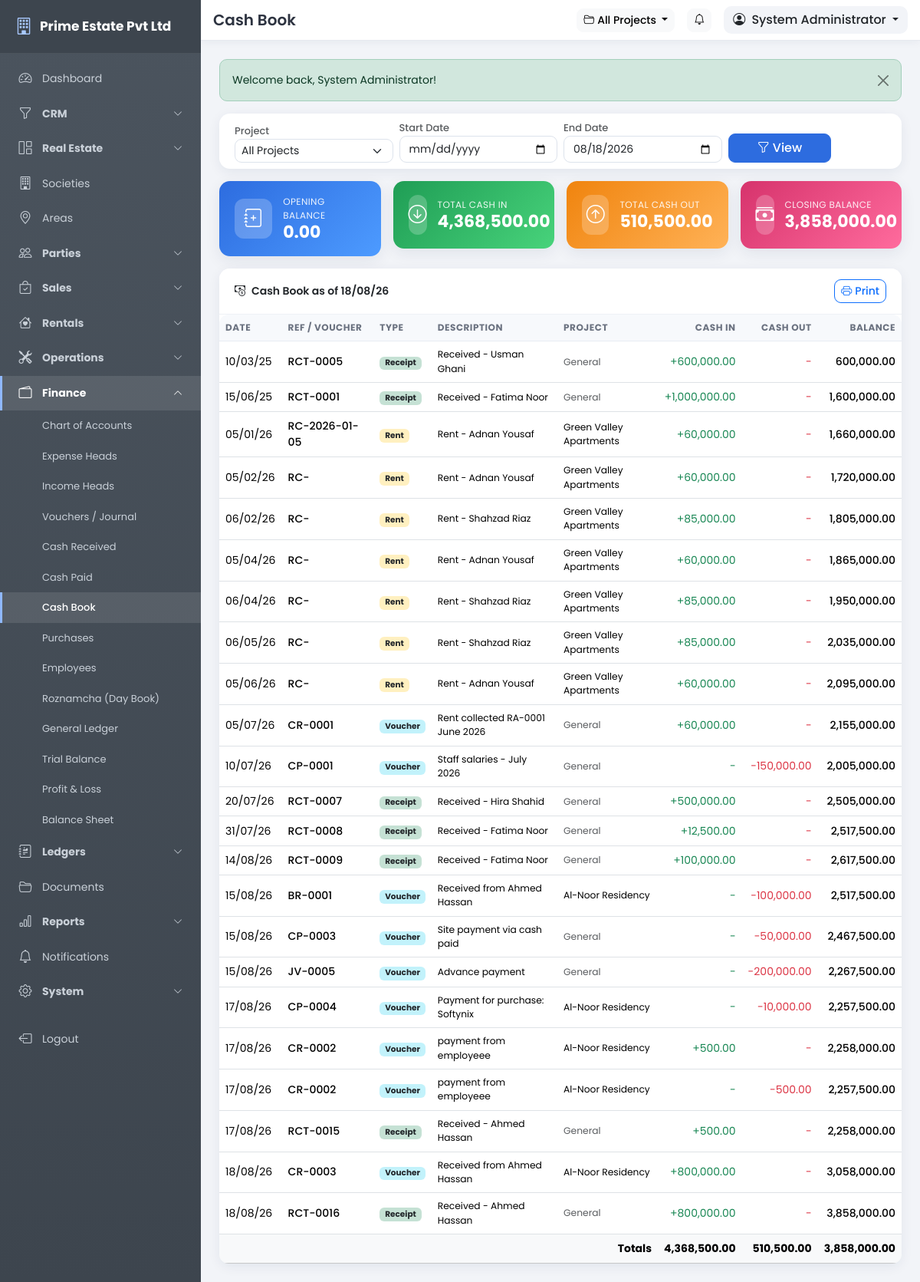
The page /pages/cashbook.php (signed in) on the database its author committed.
### tables this page shows
CREATE TABLE IF NOT EXISTS users (
  id INT UNSIGNED NOT NULL AUTO_INCREMENT,
  role_id INT UNSIGNED NOT NULL,
  branch_id INT UNSIGNED DEFAULT NULL,
  username VARCHAR(80) NOT NULL,
  password VARCHAR(255) NOT NULL,
  full_name VARCHAR(150) NOT NULL,
  email VARCHAR(120) DEFAULT NULL,
  phone VARCHAR(40) DEFAULT NULL,
  photo VARCHAR(255) DEFAULT NULL,
  status TINYINT(1) NOT NULL DEFAULT 1,
  last_login DATETIME DEFAULT NULL,
  remember_token VARCHAR(64) DEFAULT NULL,
  created_date DATE NOT NULL,
  created_time TIME NOT NULL,
  updated_date DATE NOT NULL,
  updated_time TIME NOT NULL,
  PRIMARY KEY (id),
  UNIQUE KEY uq_users_username (username),
  KEY idx_users_role (role_id),
  CONSTRAINT fk_users_role FOREIGN KEY (role_id) REFERENCES roles (id) ON DELETE CASCADE
);

CREATE TABLE IF NOT EXISTS receipts (
  id INT UNSIGNED NOT NULL AUTO_INCREMENT,
  receipt_no VARCHAR(40) NOT NULL,
  receipt_date DATE NOT NULL,
  project_id INT UNSIGNED DEFAULT NULL,
  customer_id INT UNSIGNED NOT NULL,
  booking_id INT UNSIGNED DEFAULT NULL,
  installment_id INT UNSIGNED DEFAULT NULL,
  amount DECIMAL(14,2) NOT NULL DEFAULT 0.00,
  payment_method_id INT UNSIGNED DEFAULT NULL,
  bank_id INT UNSIGNED DEFAULT NULL,
  reference VARCHAR(80) DEFAULT NULL,
  remarks VARCHAR(255) DEFAULT NULL,
  received_by INT UNSIGNED DEFAULT NULL,
  voucher_id INT UNSIGNED DEFAULT NULL,
  created_date DATE NOT NULL,
  created_time TIME NOT NULL,
  updated_date DATE NOT NULL,
  updated_time TIME NOT NULL,
  PRIMARY KEY (id),
  UNIQUE KEY uq_receipt_no (receipt_no),
  KEY idx_rec_customer (customer_id),
  KEY idx_rec_project (project_id),
  CONSTRAINT fk_rec_customer FOREIGN KEY (customer_id) REFERENCES customers (id) ON DELETE CASCADE,
  CONSTRAINT fk_rec_project FOREIGN KEY (project_id) REFERENCES projects (id) ON DELETE SET NULL,
  CONSTRAINT fk_rec_booking FOREIGN KEY (booking_id) REFERENCES bookings (id) ON DELETE SET NULL,
  CONSTRAINT fk_rec_inst FOREIGN KEY (installment_id) REFERENCES installments (id) ON DELETE SET NULL
);

CREATE TABLE IF NOT EXISTS voucher_items (
  id INT UNSIGNED NOT NULL AUTO_INCREMENT,
  voucher_id INT UNSIGNED NOT NULL,
  account_id INT UNSIGNED NOT NULL,
  item_description VARCHAR(255) DEFAULT NULL,
  debit DECIMAL(14,2) NOT NULL DEFAULT 0.00,
  credit DECIMAL(14,2) NOT NULL DEFAULT 0.00,
  created_date DATE NOT NULL,
  created_time TIME NOT NULL,
  updated_date DATE NOT NULL,
  updated_time TIME NOT NULL,
  PRIMARY KEY (id),
  KEY idx_vi_voucher (voucher_id),
  KEY idx_vi_account (account_id),
  CONSTRAINT fk_vi_voucher FOREIGN KEY (voucher_id) REFERENCES vouchers (id) ON DELETE CASCADE,
  CONSTRAINT fk_vi_account FOREIGN KEY (account_id) REFERENCES chart_of_accounts (id) ON DELETE RESTRICT
);

CREATE TABLE IF NOT EXISTS vouchers (
  id INT UNSIGNED NOT NULL AUTO_INCREMENT,
  voucher_no VARCHAR(40) NOT NULL,
  voucher_date DATE NOT NULL,
  voucher_type ENUM('cash_payment','cash_receipt','bank_payment','bank_receipt','journal') NOT NULL,
  project_id INT UNSIGNED DEFAULT NULL,
  narration VARCHAR(255) DEFAULT NULL,
  status ENUM('draft','posted') NOT NULL DEFAULT 'posted',
  created_by INT UNSIGNED DEFAULT NULL,
  created_date DATE NOT NULL,
  created_time TIME NOT NULL,
  updated_date DATE NOT NULL,
  updated_time TIME NOT NULL,
  PRIMARY KEY (id),
  UNIQUE KEY uq_voucher_no (voucher_no),
  KEY idx_voucher_project (project_id),
  CONSTRAINT fk_voucher_project FOREIGN KEY (project_id) REFERENCES projects (id) ON DELETE SET NULL
);

CREATE TABLE IF NOT EXISTS projects (
  id INT UNSIGNED NOT NULL AUTO_INCREMENT,
  name VARCHAR(180) NOT NULL,
  developer VARCHAR(150) DEFAULT NULL,
  location VARCHAR(255) DEFAULT NULL,
  country_id INT UNSIGNED DEFAULT NULL,
  city_id INT UNSIGNED DEFAULT NULL,
  area_id INT UNSIGNED DEFAULT NULL,
  society_id INT UNSIGNED DEFAULT NULL,
  noc VARCHAR(80) DEFAULT NULL,
  noc_file VARCHAR(255) DEFAULT NULL,
  map_file VARCHAR(255) DEFAULT NULL,
  master_plan_file VARCHAR(255) DEFAULT NULL,
  description TEXT DEFAULT NULL,
  status TINYINT(1) NOT NULL DEFAULT 1,
  created_date DATE NOT NULL,
  created_time TIME NOT NULL,
  updated_date DATE NOT NULL,
  updated_time TIME NOT NULL,
  PRIMARY KEY (id),
  UNIQUE KEY uq_projects_name (name),
  CONSTRAINT fk_projects_city FOREIGN KEY (city_id) REFERENCES cities (id) ON DELETE SET NULL
);

### includes/config.php (called while the page is built, shortened)
<?php
function setting($key, $default = '') {
    static $cache = null;
    global $mysqli;
    if ($cache === null) {
        $cache = [];
        if (isset($mysqli)) {
            $rows = db_all("SELECT setting_key, setting_value FROM settings");
            foreach ($rows as $r) {
                $cache[$r['setting_key']] = $r['setting_value'];
            }
        }
    }
    return isset($cache[$key]) && $cache[$key] !== '' ? $cache[$key] : $default;
}

### includes/auth.php (called while the page is built, shortened)
<?php
require_once __DIR__ . '/functions.php';
if (is_logged_in()) {
    $timeout = (int)setting('session_timeout', 60) * 60;
    $user = db_get("SELECT u.*, r.name AS role_name, r.is_super_admin
                    FROM users u
                    JOIN roles r ON r.id = u.role_id
                    WHERE u.id = ?", [$_SESSION['user_id']]);
    if ($user) {
        $user['perms'] = [];
        $rows = db_all("SELECT p.slug FROM role_permissions rp
                        JOIN permissions p ON p.id = rp.permission_id
                        WHERE rp.role_id = ?", [$user['role_id']]);
        foreach ($rows as $r) {
            $user['perms'][] = $r['slug'];
        }
    }
}

### pages/cashbook.php (the view, shortened to what this page needs)
<?php
require_once '../includes/auth.php';
$title = 'Cash Book';
$from = trim($_GET['from'] ?? '');
$to = trim($_GET['to'] ?? date('Y-m-d'));
$project_id = (int)($_GET['project_id'] ?? active_project_id());
$cashAcc = db_get("SELECT id FROM chart_of_accounts WHERE code = '1000'");
$cashAccId = (int)$cashAcc['id'];
$vouchers = db_all("SELECT vi.item_description, vi.debit, vi.credit, v.voucher_no, v.voucher_date, v.voucher_type, v.narration, v.project_id, p.name AS project_name
                    FROM voucher_items vi JOIN vouchers v ON v.id = vi.voucher_id
                    LEFT JOIN projects p ON p.id = v.project_id
                    WHERE vi.account_id = ? AND v.status = 'posted' AND v.narration NOT LIKE 'Cash sale %'", [$cashAccId]);
$receipts = db_all("SELECT r.receipt_no, r.receipt_date, r.amount, r.project_id, c.full_name AS customer_name, p.name AS project_name
                    FROM receipts r
                    LEFT JOIN customers c ON c.id = r.customer_id
                    LEFT JOIN projects p ON p.id = r.project_id
                    WHERE r.bank_id IS NULL");
$rents = db_all("SELECT rc.collection_date, rc.amount, rc.reference, rc.bank_id, t.full_name AS tenant_name, pr.project_id, p.name AS project_name
                 FROM rent_collections rc
                 JOIN rental_agreements ra ON ra.id = rc.agreement_id
                 JOIN tenants t ON t.id = ra.tenant_id
                 LEFT JOIN properties pr ON pr.id = ra.property_id
                 LEFT JOIN projects p ON p.id = pr.project_id
                 WHERE rc.bank_id IS NULL");
$rows = [];
foreach ($vouchers as $v) {
    $rows[] = [
        'date' => $v['voucher_date'],
        'ref' => $v['voucher_no'],
        'type' => 'Voucher',
        'desc' => trim($v['narration'] !== '' ? $v['narration'] : $v['item_description']),
        'project' => $v['project_name'],
        'project_id' => $v['project_id'] ? (int)$v['project_id'] : 0,
        'in' => (float)$v['debit'],
        'out' => (float)$v['credit'],
    ];
}
foreach ($receipts as $r) {
    $rows[] = [
        'date' => $r['receipt_date'],
        'ref' => $r['receipt_no'],
        'type' => 'Receipt',
        'desc' => 'Received - ' . trim($r['customer_name'] ?? ''),
        'project' => $r['project_name'],
        'project_id' => $r['project_id'] ? (int)$r['project_id'] : 0,
        'in' => (float)$r['amount'],
        'out' => 0.0,
    ];
}
foreach ($rents as $rc) {
    $rows[] = [
        'date' => $rc['collection_date'],
        'ref' => $rc['reference'] !== '' ? 'RC-' . $rc['reference'] : 'RC-' . $rc['collection_date'],
        'type' => 'Rent',
        'desc' => 'Rent - ' . trim($rc['tenant_name'] ?? ''),
        'project' => $rc['project_name'],
        'project_id' => $rc['project_id'] ? (int)$rc['project_id'] : 0,
        'in' => (float)$rc['amount'],
        'out' => 0.0,
    ];
}
$filtered = array_values(array_filter($rows, function ($r) use ($from, $to, $project_id) {
    if ($from !== '' && $r['date'] < $from) return false;
    if ($r['date'] > $to) return false;
    if ($project_id > 0 && $r['project_id'] !== $project_id) return false;
    return true;
}));
usort($filtered, function ($a, $b) {
    return strcmp($a['date'], $b['date']) ?: strcmp($a['ref'], $b['ref']);
});
$opening = 0.0;
$totalIn = 0.0;
$totalOut = 0.0;
$running = [];
$bal = $opening;
foreach ($filtered as $i => $r) {
    $totalIn += $r['in'];
    $totalOut += $r['out'];
    $bal += $r['in'] - $r['out'];
    $running[$i] = $bal;
}
$closing = $bal;
$projectName = '';
include '../includes/header.php';
?>
<form method="get" class="card mb-3">
    <div class="card-body py-2">
        <div class="row g-2 align-items-end">
            <div class="col-md-3">
                <label class="form-label small text-muted mb-0">Project</label>
                <select name="project_id" class="form-select form-select-sm">
                    <option value="0">All Projects</option>
                </select>
            </div>
            <div class="col-md-3">
                <label class="form-label small text-muted mb-0">Start Date</label>
                <input type="date" name="from" class="form-control" value="<?= e($from) ?>">
            </div>
            <div class="col-md-3">
                <label class="form-label small text-muted mb-0">End Date</label>
                <input type="date" name="to" class="form-control" value="<?= e($to) ?>">
            </div>
            <div class="col-md-2"><button class="btn btn-primary w-100"><i class="bi bi-funnel me-1"></i>View</button></div>
        </div>
    </div>
</form>
<div class="row g-3 mb-3">
    <div class="col-md-3"><div class="card stat-card bg-grad-blue"><div class="stat-body"><div class="stat-icon"><i class="bi bi-journal-plus"></i></div><div><div class="stat-label">OPENING BALANCE</div><div class="stat-value"><?= fmt_money($opening) ?></div></div></div></div></div>
    <div class="col-md-3"><div class="card stat-card bg-grad-green"><div class="stat-body"><div class="stat-icon"><i class="bi bi-arrow-down-circle"></i></div><div><div class="stat-label">TOTAL CASH IN</div><div class="stat-value"><?= fmt_money($totalIn) ?></div></div></div></div></div>
    <div class="col-md-3"><div class="card stat-card bg-grad-orange"><div class="stat-body"><div class="stat-icon"><i class="bi bi-arrow-up-circle"></i></div><div><div class="stat-label">TOTAL CASH OUT</div><div class="stat-value"><?= fmt_money($totalOut) ?></div></div></div></div></div>
    <div class="col-md-3"><div class="card stat-card bg-grad-red"><div class="stat-body"><div class="stat-icon"><i class="bi bi-cash-stack"></i></div><div><div class="stat-label">CLOSING BALANCE</div><div class="stat-value"><?= fmt_money($closing) ?></div></div></div></div></div>
</div>
<div class="card">
    <div class="card-header d-flex justify-content-between align-items-center">
        <div><i class="bi bi-cash-coin me-2"></i>Cash Book <?= $from ? 'from ' . fmt_date($from) . ' to ' . fmt_date($to) : 'as of ' . fmt_date($to) ?><?= $projectName ? ' &bull; ' . e($projectName) : '' ?></div>
        <a href="cashbook_print.php?<?= http_build_query(['from' => $from, 'to' => $to, 'project_id' => $project_id]) ?>" target="_blank" class="btn btn-sm btn-outline-primary"><i class="bi bi-printer me-1"></i>Print</a>
    </div>
    <div class="card-body p-0">
        <div class="table-responsive">
            <table class="table table-hover mb-0">
                <thead><tr><th>Date</th><th>Ref / Voucher</th><th>Type</th><th>Description</th><th>Project</th><th class="text-end">Cash In</th><th class="text-end">Cash Out</th><th class="text-end">Balance</th></tr></thead>
                <tbody>
                <?php foreach ($filtered as $i => $r): ?>
                    <tr>
                        <td><?= fmt_date($r['date']) ?></td>
                        <td class="fw-medium"><?= e($r['ref']) ?></td>
                        <td><span class="badge bg-<?= $r['type'] === 'Voucher' ? 'info' : ($r['type'] === 'Receipt' ? 'success' : 'warning') ?> bg-opacity-25 text-dark"><?= e($r['type']) ?></span></td>
                        <td class="small"><?= e($r['desc'] !== '' ? $r['desc'] : '-') ?></td>
                        <td class="small"><?= $r['project'] ? e($r['project']) : '<span class="text-muted">General</span>' ?></td>
                        <td class="text-end text-success"><?= $r['in'] ? '+' . fmt_money($r['in']) : '-' ?></td>
                        <td class="text-end text-danger"><?= $r['out'] ? '-' . fmt_money($r['out']) : '-' ?></td>
                        <td class="text-end fw-medium"><?= fmt_money($running[$i]) ?></td>
                    </tr>
                <?php endforeach; ?>
                </tbody>
                <tfoot>
                <tr class="table-light">
                    <td colspan="5" class="text-end fw-bold">Totals</td>
                    <td class="text-end fw-bold"><?= fmt_money($totalIn) ?></td>
                    <td class="text-end fw-bold"><?= fmt_money($totalOut) ?></td>
                    <td class="text-end fw-bold"><?= fmt_money($closing) ?></td>
                </tr>
                </tfoot>
            </table>
        </div>
    </div>
</div>
<?php include '../includes/footer.php'; ?>

### includes/header.php (shortened to what this page needs)
<?php
$company = setting('company_name', APP_NAME);
$activeProject = active_project();
$activeProjectName = $activeProject ? $activeProject['name'] : 'All Projects';
?>
<!DOCTYPE html>
<html lang="en">
<head>
<link href="https://cdn.jsdelivr.net/npm/bootstrap@5.3.3/dist/css/bootstrap.min.css" rel="stylesheet">
<link href="https://cdn.jsdelivr.net/npm/bootstrap-icons@1.11.3/font/bootstrap-icons.min.css" rel="stylesheet">
<link href="<?= BASE_URL ?>/assets/css/style.css" rel="stylesheet">
</head>
<body>
<aside class="sidebar" id="appSidebar">
    <div class="sidebar-brand">
        <a class="brand-link" href="<?= BASE_URL ?>/index.php">
            <i class="bi bi-building"></i>
            <span><?= e($company) ?></span>
        </a>
    </div>
    <?php include __DIR__ . '/sidebar.php'; ?>
</aside>
<div class="main-area">
    <header class="topbar">
        <div class="d-flex align-items-center gap-3 px-3 py-2">
            <h5 class="mb-0 fw-semibold d-none d-sm-block"><?= e($title) ?></h5>
            <div class="ms-auto d-flex align-items-center gap-3">
                <div class="dropdown">
                    <button class="btn btn-light btn-sm dropdown-toggle" type="button" data-bs-toggle="dropdown" aria-expanded="false" title="Active Project">
                        <i class="bi bi-folder2-open me-1"></i><?= e($activeProjectName) ?>
                    </button>
                </div>
                <a href="<?= BASE_URL ?>/pages/notifications.php" class="btn btn-light btn-sm position-relative" title="Notifications">
                    <i class="bi bi-bell"></i>
                </a>
                <div class="dropdown user-drop">
                    <button class="btn dropdown-toggle" type="button" data-bs-toggle="dropdown" aria-expanded="false">
                        <i class="bi bi-person-circle me-1"></i>
                        <?= e($user['full_name'] ?? 'User') ?>
                    </button>
                </div>
            </div>
        </div>
    </header>
    <div class="page-content">
        <?= get_flash() ?>

### rows shown on the page
users: full_name "System Administrator"
receipts: receipt_date "10/03/25", receipt_no "RCT-0005", type "Receipt", desc "Received - Usman Ghani", shows "General", in "600,000.00", i "600,000.00"
receipts: receipt_date "15/06/25", receipt_no "RCT-0001", type "Receipt", desc "Received - Fatima Noor", shows "General", in "1,000,000.00", i "1,600,000.00"
voucher_items: voucher.voucher_date "05/07/26", voucher.voucher_no "CR-0001", type "Voucher", voucher.narration "Rent collected RA-0001 June 2026", shows "General", in "60,000.00", i "2,155,000.00"
voucher_items: voucher.voucher_date "10/07/26", voucher.voucher_no "CP-0001", type "Voucher", voucher.narration "Staff salaries - July 2026", shows "General", out "150,000.00", i "2,005,000.00"
receipts: receipt_date "20/07/26", receipt_no "RCT-0007", type "Receipt", desc "Received - Hira Shahid", shows "General", in "500,000.00", i "2,505,000.00"
receipts: receipt_date "31/07/26", receipt_no "RCT-0008", type "Receipt", desc "Received - Fatima Noor", shows "General", in "12,500.00", i "2,517,500.00"
receipts: receipt_date "14/08/26", receipt_no "RCT-0009", type "Receipt", desc "Received - Fatima Noor", shows "General", in "100,000.00", i "2,617,500.00"
voucher_items: voucher.voucher_date "15/08/26", voucher.voucher_no "BR-0001", type "Voucher", voucher.narration "Received from Ahmed Hassan", projects.name "Al-Noor Residency", out "100,000.00", i "2,517,500.00"
voucher_items: voucher.voucher_date "15/08/26", voucher.voucher_no "CP-0003", type "Voucher", voucher.narration "Site payment via cash paid", shows "General", out "50,000.00", i "2,467,500.00"
voucher_items: voucher.voucher_date "15/08/26", voucher.voucher_no "JV-0005", type "Voucher", voucher.narration "Advance payment", shows "General", out "200,000.00", i "2,267,500.00"
voucher_items: voucher.voucher_date "17/08/26", voucher.voucher_no "CP-0004", type "Voucher", voucher.narration "Payment for purchase: Softynix", projects.name "Al-Noor Residency", out "10,000.00", i "2,257,500.00"
receipts: receipt_date "17/08/26", receipt_no "RCT-0015", type "Receipt", desc "Received - Ahmed Hassan", shows "General", in "500.00", i "2,258,000.00"
voucher_items: voucher.voucher_date "18/08/26", voucher.voucher_no "CR-0003", type "Voucher", voucher.narration "Received from Ahmed Hassan", projects.name "Al-Noor Residency", in "800,000.00", i "3,058,000.00"
receipts: receipt_date "18/08/26", receipt_no "RCT-0016", type "Receipt", desc "Received - Ahmed Hassan", shows "General", in "800,000.00", i "3,858,000.00"

### other values the page prints
$company "Prime Estate Pvt Ltd"
$title "Cash Book"
$activeProjectName "All Projects"
$f['msg'] "Welcome back, System Administrator!"
fmt_money($opening) "0.00"
fmt_money($totalIn) "4,368,500.00"
fmt_money($totalOut) "510,500.00"
fmt_money($closing) "3,858,000.00"
fmt_date($to) "18/08/26"
fmt_date($r['date']) "05/01/26"
$r['ref'] "RC-2026-01-05"
$r['type'] "Rent"
$r['desc'] !== '' ? $r['desc'] : '-' "Rent - Adnan Yousaf"
$r['project'] "Green Valley Apartments"
fmt_money($r['in']) "60,000.00"
